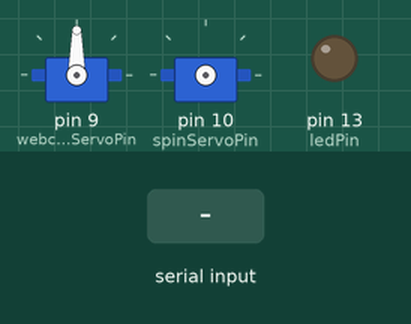
This sketch was run on a simulated Arduino Uno, built with avr-gcc and run on an emulated ATmega328P. On the bench: 2 × servo, output pins drawn as LEDs (lit = HIGH). The inputs (shaded band) are chosen by the test bench. What the sketch prints to the serial monitor is not drawn.

Above: at 2.3 s.
2.4 s: "SPIN\n" received over Serial
At 3.3 s:
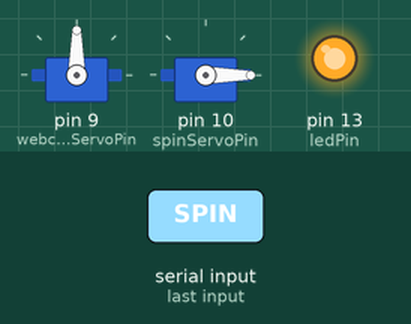
5.4 s: "90,45\n" received over Serial
At 7.8 s:
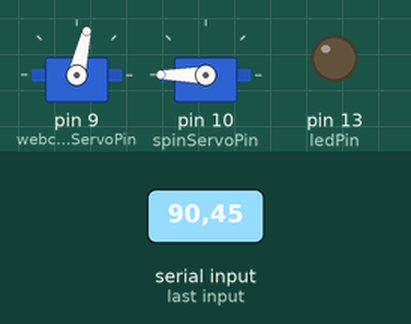
8.1 s: "SPIN\n" received over Serial
At 9.0 s:
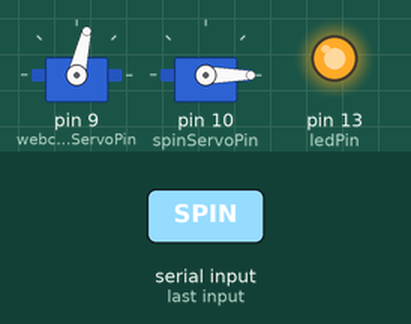
Timing chart, 0 to 13.8 s (numbered marks = the images above; inputs shaded):
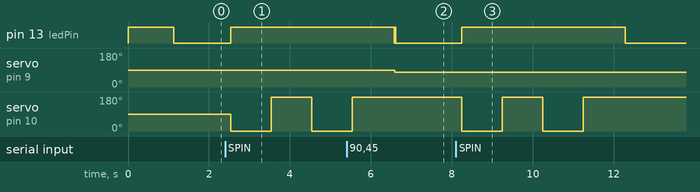

The sketch:

arduino_code.ino
```cpp
/*
 * Nose Centering Arduino Code with Dual Servo Support
 * Receives nose X coordinates from Python script and centers your nose in the webcam
 * Spin sequence runs on a separate servo (pin 10) triggered from Python software
 *
 * Hardware setup:
 * - Servo 1 (pin 9): Controls webcam rotation for nose centering
 * - Servo 2 (pin 10): Performs spin sequence when triggered
 * - Webcam mounted on servo 1
 * - Optional LED on pin 13 for status indication
 */

#include <Servo.h>

Servo webcamServo;  // Servo for webcam centering (pin 9)
Servo spinServo;    // Servo for spin sequence (pin 10)
const int webcamServoPin = 9;
const int spinServoPin = 10;
const int ledPin = 13;

// Webcam dimensions (adjust to match your camera resolution)
const int WEBCAM_WIDTH = 640;
const int WEBCAM_HEIGHT = 480;
const int WEBCAM_CENTER_X = WEBCAM_WIDTH / 2;

// Servo parameters
const int SERVO_MIN = 0;      // Minimum servo angle
const int SERVO_MAX = 180;    // Maximum servo angle
const int SERVO_CENTER = 90;  // Center position

// Control parameters
float currentAngle = SERVO_CENTER;  // Current servo position
const float SMOOTHING_FACTOR = 0.8; // Smoothing factor (0-1, higher = more smoothing)
const int DEAD_ZONE = 5;           // Dead zone around center (pixels) - small for precise centering

// Communication variables
String inputString = "";
boolean stringComplete = false;

void setup() {
  Serial.begin(9600);

  // Initialize webcam servo (for face centering)
  webcamServo.attach(webcamServoPin);
  webcamServo.write(SERVO_CENTER);

  // Initialize spin servo (for spin sequence) - detached by default
  // We'll attach it only when needed to save power

  // Initialize LED
  pinMode(ledPin, OUTPUT);
  digitalWrite(ledPin, HIGH); // LED on to indicate ready

  Serial.println("Dual Servo Nose Centering System Ready!");
  Serial.println("- Servo 1 (pin 9): Nose centering");
  Serial.println("- Servo 2 (pin 10): Spin sequence");
  Serial.println("Waiting for nose coordinates...");
  Serial.println("Spin sequence controlled from Python software!");

  delay(1000); // Give servo time to move to center
  digitalWrite(ledPin, LOW);
}

void loop() {
  // Check for incoming serial data
  if (stringComplete) {
    processCoordinates(inputString);

    // Clear the string for next input
    inputString = "";
    stringComplete = false;
  }

  delay(10); // Small delay for stability
}

void processCoordinates(String data) {
  // Trim any whitespace
  data.trim();

  // Check if it's a special command
  if (data.equals("SPIN")) {
    Serial.println("Spin command received from Python!");
    performSpinSequence();
    return;
  }

  // Parse X coordinate from string format "X"
  int x = data.toInt();

  if (x >= 0 && x <= WEBCAM_WIDTH) {  // Valid coordinate received (0-640)
    // Blink LED to show we received data
    digitalWrite(ledPin, HIGH);

    // Calculate desired servo angle based on X coordinate
    float targetAngle = calculateServoAngle(x);

    // Apply smoothing to reduce jitter
    currentAngle = (SMOOTHING_FACTOR * currentAngle) + ((1 - SMOOTHING_FACTOR) * targetAngle);

    // Constrain angle to servo limits
    currentAngle = constrain(currentAngle, SERVO_MIN, SERVO_MAX);

    // Move servo to center face
    webcamServo.write((int)currentAngle);

    // Debug output
    Serial.print("Nose X:");
    Serial.print(x);
    Serial.print(" -> Centering Angle:");
    Serial.println((int)currentAngle);

    digitalWrite(ledPin, LOW);
  }
}

float calculateServoAngle(int x) {
  // Calculate how far nose is from webcam center
  int offsetFromCenter = x - WEBCAM_CENTER_X;

  // Apply dead zone - don't move if nose is already centered
  if (abs(offsetFromCenter) < DEAD_ZONE) {
    return currentAngle; // Don't change angle if within dead zone
  }

  // Map X coordinate to servo angle for CENTERING
  // If nose is left of center (x < center), servo moves right to center nose (lower angle)
  // If nose is right of center (x > center), servo moves left to center nose (higher angle)
  // This creates a centering behavior rather than pointing behavior

  float angle = map(x, 0, WEBCAM_WIDTH, SERVO_MIN, SERVO_MAX);

  return angle;
}

void performSpinSequence() {
  Serial.println("🌀 Starting spin sequence on secondary servo (pin 10)!");

  // Attach the spin servo
  spinServo.attach(spinServoPin);
  delay(100); // Give it time to attach

  // Blink LED during spin sequence
  digitalWrite(ledPin, HIGH);

  // Perform custom spin sequence: move between 0 and 300 degrees, repeat twice
  for (int i = 0; i < 2; i++) {        // repeat 2 times
    Serial.print("Spin cycle ");
    Serial.print(i + 1);
    Serial.println(" of 2");

    // Move to 0 degrees
    spinServo.write(0);
    delay(1000);                       // wait 1 second

    // Move to 300 degrees (Note: most servos max at 180, so we'll use 180)
    // If you have a 360-degree servo, change this to 300
    spinServo.write(180);              // or 300 for 360-degree servos
    delay(1000);                       // wait 1 second
  }

  // Detach the spin servo to save power and avoid interference
  spinServo.detach();

  Serial.println("✅ Spin sequence complete! Spin servo detached.");
  Serial.println("   Nose centering continues on main servo (pin 9)...");
  digitalWrite(ledPin, LOW);
}

// Serial event handler
void serialEvent() {
  while (Serial.available()) {
    char inChar = (char)Serial.read();

    if (inChar == '\r' || inChar == '\n') {
      stringComplete = true;
    } else {
      inputString += inChar;
    }
  }
}

// Alternative manual control function (call this in loop for testing)
void manualTest() {
  // Sweep servo back and forth for testing
  static unsigned long lastMove = 0;
  static int direction = 1;
  static float testAngle = SERVO_CENTER;

  if (millis() - lastMove > 50) {
    testAngle += direction * 2;

    if (testAngle >= SERVO_MAX || testAngle <= SERVO_MIN) {
      direction *= -1;
    }

    webcamServo.write((int)testAngle);
    lastMove = millis();

    Serial.print("Test angle: ");
    Serial.println((int)testAngle);
  }
}
```

Measured:
- after the input at 2.4 s, pin 13 (ledPin): LOW → HIGH after 0.14 s; servo on pin 10 (spinServoPin): 90° → 0° after 0.14 s, → 180° 1.0 s later, → 0° 1.0 s later
- after the input at 5.4 s, servo on pin 9 (webcamServoPin): 90° → 77° after 1.2 s
- after the input at 8.1 s, pin 13 (ledPin): LOW → HIGH after 0.14 s, → LOW 4.0 s later; servo on pin 10 (spinServoPin): alternates 180° for 1.0 s and 0° for 1.0 s, 4 changes in all, then stays 180°, starting after 0.14 s
